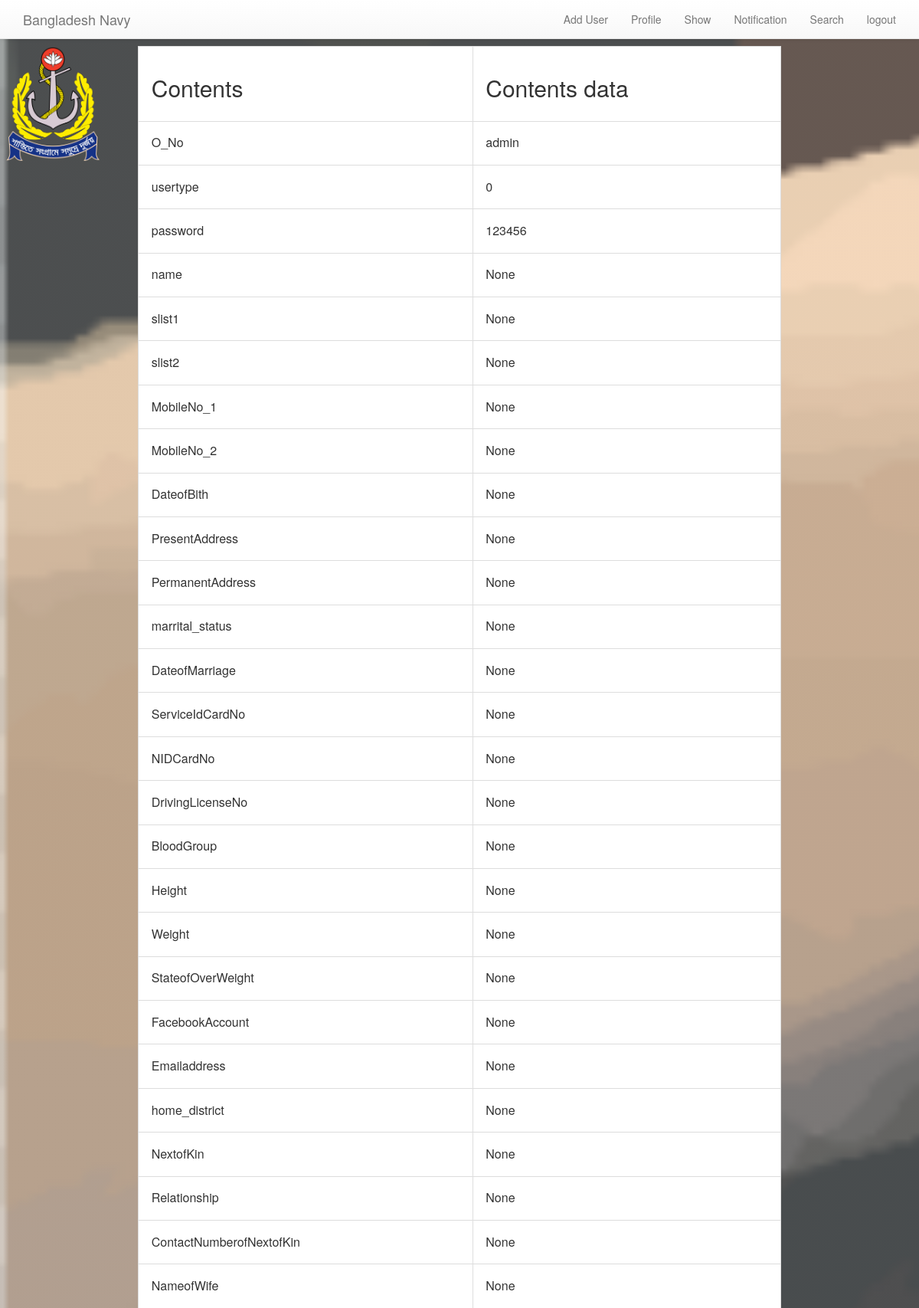
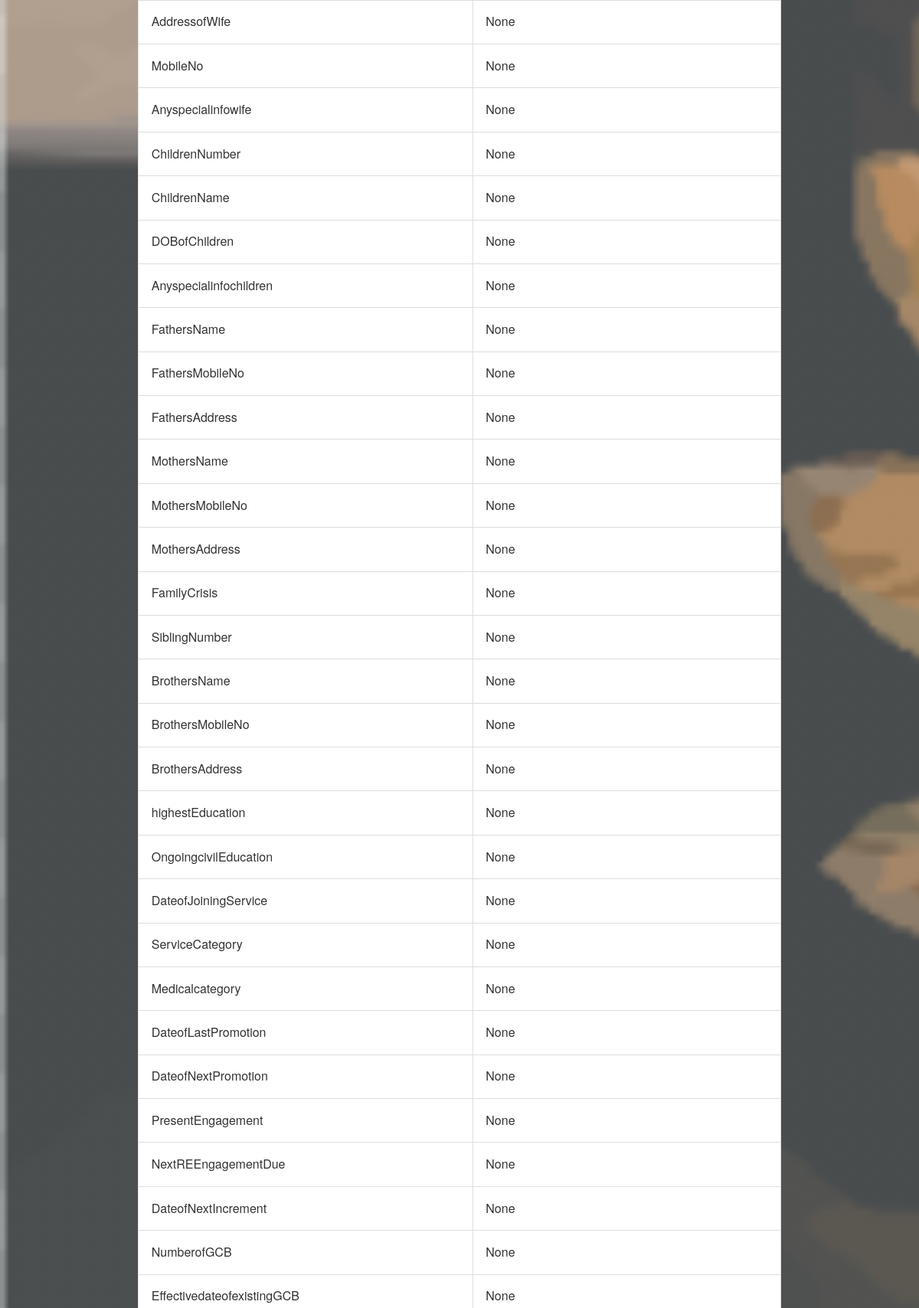
Screenshot of /profile/admin (signed in, upper part) with the database file from the repository (2 pictures, top to bottom).
### tables this page shows
CREATE TABLE UserInfo (O_No text Primary key ,usertype text ,password text ,name text ,slist1 INTEGER ,slist2 INTEGER,MobileNo_1 text ,MobileNo_2 text ,DateofBith Date ,PresentAddress text ,PermanentAddress text ,marrital_status INTEGER ,DateofMarriage Date ,ServiceIdCardNo text ,NIDCardNo text ,DrivingLicenseNo text ,BloodGroup INTEGER ,Height Float ,Weight FLoat,StateofOverWeight INTEGER ,FacebookAccount text ,Emailaddress text ,home_district INTEGER ,NextofKin text ,Relationship text ,ContactNumberofNextofKin text ,NameofWife text ,AddressofWife text ,MobileNo text ,Anyspecialinfowife text ,ChildrenNumber INTEGER ,ChildrenName text ,DOBofChildren date ,Anyspecialinfochildren text ,FathersName text ,FathersMobileNo text ,FathersAddress text ,MothersName text ,MothersMobileNo text ,MothersAddress text ,FamilyCrisis text ,SiblingNumber INTEGER ,BrothersName text ,BrothersMobileNo text ,BrothersAddress text ,highestEducation INTEGER ,OngoingcivilEducation INTEGER ,DateofJoiningService date ,ServiceCategory INTEGER ,Medicalcategory text ,DateofLastPromotion date ,DateofNextPromotion date ,PresentEngagement INTEGER ,NextREEngagementDue date ,DateofNextIncrement date ,NumberofGCB INTEGER ,EffectivedateofexistingGCB text ,DateofNextGCB date ,DateofJoiningShip date ,NameofShip text ,UNMission text ,GoodWillMission text ,DAONumber text ,PLeaveAvailed INTEGER ,LastDateofPL date ,PLeaveDue INTEGER ,RecreationLeaveDue date ,CLeaveAvailed INTEGER ,CLeaveDue INTEGER ,SickLeave text ,ExBangladeshLeave text ,Rl text ,Sourceofdebt text ,Amountofdebt float ,ChoiceofAreaForPosting INTEGER ,ChoiceofNextAppointment INTEGER ,NameofImportantCourses text ,NameofNextCourse text ,ForeignCourse text ,SpecialQualification text ,ChoiceofNextCourse text ,DateoflastSecurityClearance text ,ExtraCurricularActivities text ,GamesAndSports text,DateofProceedinginTyDuty date, TyBillet text , PurposetofTy text ,TyDuration INTEGER , DateofreturnfromTY date,IfNotReturn INTEGER, TotalTyDuration INTEGER, TyHistorySummary Text,ADOsRemark text,DivisionalOfficersRemark text,COsSpecialRemark text,AreaCommanderRemark text );

### app.py (the view)
@app.route('/profile/<string:id>')
def profile(id):
    con = sql.connect("database.db")
    con.row_factory = sql.Row
    cur = con.cursor()
    cur.execute('SELECT * from UserInfo where O_No = ?' , [id])
    rows = cur.fetchall()
    if 'O_No' in session:
        usertype = int(session['usertype'])
        return render_template('profile.html',Column = Column,usertype = usertype,rows=rows)
    else:
        return redirect(url_for('signin'))

### template/profile.html (shortened to what this page needs)
{% extends 'base.html'%}
{% block body %}
<body>
    {% for row in rows %}
    <table style="width:70%;margin-left:15%;background-color:white;"class="table-bordered table table-hover ">
        <tr>
            <th style="padding: 2%;" ><h2>Contents</h2></th>
            <th style="padding: 2%;"><h2>Contents data</h2></th>
        </tr>
        {% for col in Column%}
            <tr>
            <td style="padding: 2%;">{{col}}</td>
            <td style="padding: 2%;">{{row[col]}}</td>
            </tr>
        {% endfor %}
    </table>
    {% endfor %}
</body>
{% endblock %}

### template/base.html (shortened to what this page needs)
<html>
<head>
    <link rel="stylesheet" type="text/css" href="{{ url_for('static', filename = 'css/bootstrap.min.css') }}">
    <link rel="stylesheet" type="text/css" href="{{ url_for('static', filename = 'css/style.css') }}">
    <link rel="stylesheet" type="text/css" href="{{ url_for('static', filename = 'css/bootstrap.css') }}">
    <link rel="stylesheet" type="text/css" href="{{ url_for('static', filename = 'css/bootstrap-theme.css') }}">
    <link rel="stylesheet" type="text/css" href="{{ url_for('static', filename = 'css/bootstrap-theme.min.css') }}">
</head>
<body style="margin-top: 5%;">
<div class="navbar navbar-default navbar-fixed-top" role="navigation">
        <div class="container">
          <div class="navbar-header">
            <a class="navbar-brand" href="{{url_for('profile', id = session['O_No'])}}">Bangladesh Navy</a>
          </div>
          <div class="navbar-collapse collapse">
            <ul class="nav navbar-nav navbar-right">
                    {% if usertype == 0 %}
                    <li><a href="{{url_for('adduser')}}">Add User</a></li>
                    {% endif %}
                    <li><a href="{{url_for('profile', id = session['O_No'])}}">Profile</a></li>
                    <li><a href="{{url_for('show')}}">Show</a></li>
                    <li><a href="">Notification</a></li>
                    <li><a href="{{url_for('search')}}">Search</a></li>
                    <li><a href="{{url_for('logout')}}">logout</a></li>
            </ul>
          </div>
        </div>
      </div>
      <img src="{{ url_for('static', filename = 'navylogo.png') }}" alt="logo" style="height: 150px;position: fixed;">
    </body>
    {%block body%}
    {% endblock %}
</body>
</html>

### rows the page displays
UserInfo: Column "O_No" "usertype" "password" "name" "slist1" "slist2" "MobileNo_1" "MobileNo_2" "DateofBith" "PresentAddress" "PermanentAddress" "marrital_status" "DateofMarriage" "ServiceIdCardNo" "NIDCardNo" "DrivingLicenseNo" "BloodGroup" "Height" "Weight" "StateofOverWeight" "FacebookAccount" "Emailaddress" "home_district" "NextofKin" "Relationship" "ContactNumberofNextofKin" "NameofWife" "AddressofWife" "MobileNo" "Anyspecialinfowife" "ChildrenNumber" "ChildrenName" "DOBofChildren" "Anyspecialinfochildren" "FathersName" "FathersMobileNo" "FathersAddress" "MothersName" "MothersMobileNo" "MothersAddress" "FamilyCrisis" "SiblingNumber" "BrothersName" "BrothersMobileNo" "BrothersAddress" "highestEducation" "OngoingcivilEducation" "DateofJoiningService" "ServiceCategory" "Medicalcategory" "DateofLastPromotion" "DateofNextPromotion" "PresentEngagement" "NextREEngagementDue" "DateofNextIncrement" "NumberofGCB" "EffectivedateofexistingGCB", O_No "admin" "0" "123456" "None" "None" "None" "None" "None" "None" "None" "None" "None" "None" "None" "None" "None" "None" "None" "None" "None" "None" "None" "None" "None" "None" "None" "None" "None" "None" "None" "None" "None" "None" "None" "None" "None" "None" "None" "None" "None" "None" "None" "None" "None" "None" "None" "None" "None" "None" "None" "None" "None" "None" "None" "None" "None" "None"
